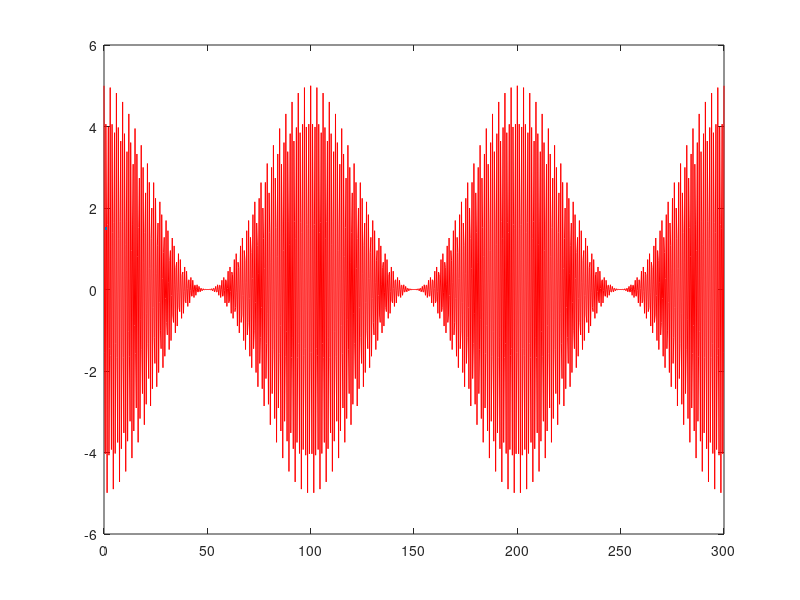

Source code (MATLAB): (Note: this script raises an error after producing the figure.)
clc;
clear;

Fs = 100000000;            % Sampling frequency                    
T = 1/Fs;                        % Sampling period       
L = 100 * 10^3;             % Length of signal
t = (0:L-1)*T;                % Time vector

%simulation time
initial = 0;
final = 300 * 10^-6;
N = 1000; %grid number
time = linspace(initial, final, N);

%sinusoidal wave parameter setting
A_c = 2.5;
f_c = 1 * 10^6;
A_m = 2.5;
f_m = 10 * 10^3;

%generate AM signal in time domain
AM_signal = cos(2 * pi  * f_c .* time) .* A_m .* cos(2 * pi * f_m .* time)  +  A_c .* cos(2 * pi  * f_c .* time);

%FFT (reference from MathWork)
AM_signal1 = cos(2 * pi  * f_c .* t) .* A_m .* cos(2 * pi * f_m .* t)  +  A_c .* cos(2 * pi  * f_c .* t);
Y = fft(AM_signal1);
P2 = abs(Y/L);
P1 = P2(1:L/2+1);
P1(2:end-1) = 2*P1(2:end-1);
f = Fs*(0:(L/2))/L;

figure(1);
plot(time * 10^6,AM_signal, '-r' , LineWidth= 1.5);hold on;
xlabel('time (\mus)', FontSize= 20);
ylabel('Magnitude(V)', FontSize= 20);
title('Double Side Band-Large Carrier (time domain)', FontSize= 24);
grid on;

figure(2);
plot(f,20*log10(P1)) ;hold on;
xlabel('frequency (Hz)', FontSize= 20);
ylabel('Magnitude  (dB)', FontSize= 20);
xlim([0,1300000]);
title('Double Side Band-Large Carrier FFT (frequency domain)', FontSize= 24);
grid on;